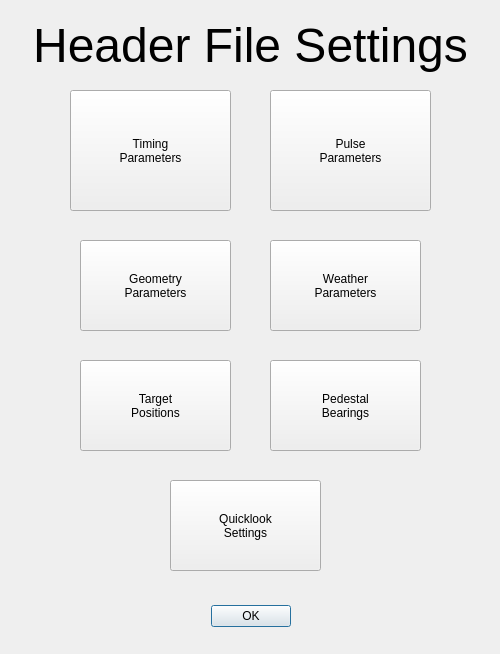
<?xml version="1.0" encoding="UTF-8"?>
<ui version="4.0">
 <class>HeaderFileWindow</class>
 <widget class="QDialog" name="HeaderFileWindow">
  <property name="geometry">
   <rect>
    <x>0</x>
    <y>0</y>
    <width>500</width>
    <height>654</height>
   </rect>
  </property>
  <property name="windowTitle">
   <string>NeXtRAD Dialog</string>
  </property>
  <widget class="QDialogButtonBox" name="buttonBox">
   <property name="geometry">
    <rect>
     <x>210</x>
     <y>600</y>
     <width>81</width>
     <height>32</height>
    </rect>
   </property>
   <property name="orientation">
    <enum>Qt::Horizontal</enum>
   </property>
   <property name="standardButtons">
    <set>QDialogButtonBox::Ok</set>
   </property>
  </widget>
  <widget class="QLabel" name="label">
   <property name="geometry">
    <rect>
     <x>30</x>
     <y>10</y>
     <width>441</width>
     <height>71</height>
    </rect>
   </property>
   <property name="font">
    <font>
     <pointsize>36</pointsize>
    </font>
   </property>
   <property name="text">
    <string>Header File Settings</string>
   </property>
   <property name="alignment">
    <set>Qt::AlignCenter</set>
   </property>
  </widget>
  <widget class="QPushButton" name="timingParametersButton">
   <property name="geometry">
    <rect>
     <x>70</x>
     <y>90</y>
     <width>161</width>
     <height>121</height>
    </rect>
   </property>
   <property name="text">
    <string>Timing
Parameters</string>
   </property>
  </widget>
  <widget class="QPushButton" name="pulseParametersButton">
   <property name="geometry">
    <rect>
     <x>270</x>
     <y>90</y>
     <width>161</width>
     <height>121</height>
    </rect>
   </property>
   <property name="text">
    <string>Pulse
Parameters</string>
   </property>
  </widget>
  <widget class="QPushButton" name="targetPositionSettingsButton">
   <property name="geometry">
    <rect>
     <x>80</x>
     <y>360</y>
     <width>151</width>
     <height>91</height>
    </rect>
   </property>
   <property name="text">
    <string>Target
Positions</string>
   </property>
  </widget>
  <widget class="QPushButton" name="bearingsButtonClicked">
   <property name="geometry">
    <rect>
     <x>270</x>
     <y>360</y>
     <width>151</width>
     <height>91</height>
    </rect>
   </property>
   <property name="text">
    <string>Pedestal
Bearings</string>
   </property>
  </widget>
  <widget class="QPushButton" name="weatherParametersButton">
   <property name="geometry">
    <rect>
     <x>270</x>
     <y>240</y>
     <width>151</width>
     <height>91</height>
    </rect>
   </property>
   <property name="text">
    <string>Weather
Parameters</string>
   </property>
  </widget>
  <widget class="QPushButton" name="geometryParametersButton">
   <property name="geometry">
    <rect>
     <x>80</x>
     <y>240</y>
     <width>151</width>
     <height>91</height>
    </rect>
   </property>
   <property name="text">
    <string>Geometry
Parameters</string>
   </property>
  </widget>
  <widget class="QPushButton" name="quicklookSettingsButton">
   <property name="geometry">
    <rect>
     <x>170</x>
     <y>480</y>
     <width>151</width>
     <height>91</height>
    </rect>
   </property>
   <property name="text">
    <string>Quicklook
Settings</string>
   </property>
  </widget>
 </widget>
 <resources/>
 <connections>
  <connection>
   <sender>buttonBox</sender>
   <signal>accepted()</signal>
   <receiver>HeaderFileWindow</receiver>
   <slot>accept()</slot>
   <hints>
    <hint type="sourcelabel">
     <x>248</x>
     <y>254</y>
    </hint>
    <hint type="destinationlabel">
     <x>157</x>
     <y>274</y>
    </hint>
   </hints>
  </connection>
  <connection>
   <sender>buttonBox</sender>
   <signal>rejected()</signal>
   <receiver>HeaderFileWindow</receiver>
   <slot>reject()</slot>
   <hints>
    <hint type="sourcelabel">
     <x>316</x>
     <y>260</y>
    </hint>
    <hint type="destinationlabel">
     <x>286</x>
     <y>274</y>
    </hint>
   </hints>
  </connection>
 </connections>
</ui>
